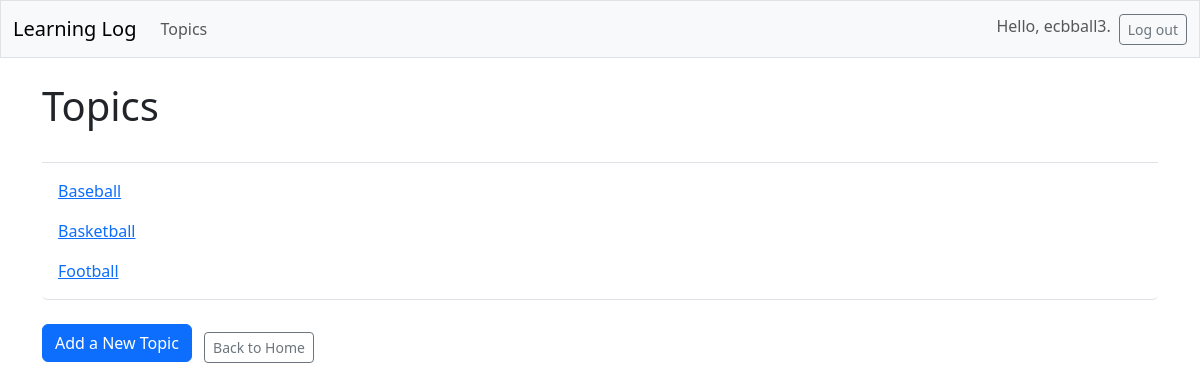
The page /topics/ (signed in) on the database its author committed.
### learning_logs/models.py (models this page shows, shortened)
class Topic(models.Model):
    text = models.CharField(max_length=200)
    date_added = models.DateTimeField(auto_now_add=True)
    owner = models.ForeignKey(User, on_delete=models.CASCADE)

### learning_logs/views.py (the view)
# urls.py: path('topics/', views.topics, name='topics'),
@login_required
def topics(request):
    topics = Topic.objects.filter(owner=request.user).order_by('date_added')
    context = {'topics': topics}
    return render(request, 'learning_logs/topics.html', context)

### learning_logs/templates/learning_logs/topics.html
{% extends "learning_logs/base.html" %}
{% block page_header %}
  <h1 class="mb-4">Topics</h1>
{% endblock page_header %}
{% block content %}
  <ul class="list-group border-bottom pb-2 mb-4">
    {% for topic in topics %}
      <li class="list-group-item border-0">
        <a href="{% url 'learning_logs:topic' topic.id %}">{{ topic.text }}</a>
      </li>
    {% empty %}
      <li class="list-group-item border-0">No topics have been added yet.</li>
    {% endfor %}
  </ul>
  <a href="{% url 'learning_logs:new_topic' %}" class="btn btn-primary mb-2">Add a New Topic</a>
  <a href="{% url 'learning_logs:index' %}" class="btn btn-outline-secondary btn-sm ms-2">Back to Home</a>
{% endblock content %}

### learning_logs/templates/learning_logs/base.html (shortened to what this page needs)
<!doctype html>
<html lang="en">
<head>
    {% load django_bootstrap5 %}
    {% bootstrap_css %}
</head>
<body>
  <nav class="navbar navbar-expand-md navbar-light bg-light mb-4 border">
      <div class="container-fluid">
          <a class="navbar-brand" href="{% url 'learning_logs:index' %}">
              Learning Log</a>
          <div class="collapse navbar-collapse" id="navbarCollapse">
              <ul class="navbar-nav me-auto mb-2 mb-md-0">
                  <li class="nav-item">
                      <a class="nav-link" href="{% url 'learning_logs:topics' %}">Topics</a>
                  </li>
              </ul>
              <ul class="navbar-nav ms-auto mb-2 mb-md-0">
                  {% if user.is_authenticated %}
                    <li class="nav-item">
                      <span class="navbar-text me-2">Hello, {{ user.username }}.</span>
                    </li>
                    <li class="nav-item">
                    <form action="{% url 'accounts:logout' %}" method='post' class="d-inline">
                        <button name='submit' class='btn btn-outline-secondary btn-sm'>Log out</button>
                    </form>
                  {% endif %}
              </ul>
          </div>
      </div>
  </nav>
  <main class="container">
      <div class="pb-2 mb-2 border-bottom">
          {% block page_header %}{% endblock page_header %}
      </div>
      <div>
          {% block content %}{% endblock content %}
      </div>
  </main>
</body>
</html>

### rows shown on the page
Topic: text "Baseball"
Topic: text "Basketball"
Topic: text "Football"

### other values the page prints
{{ user.username }} "ecbball3"
